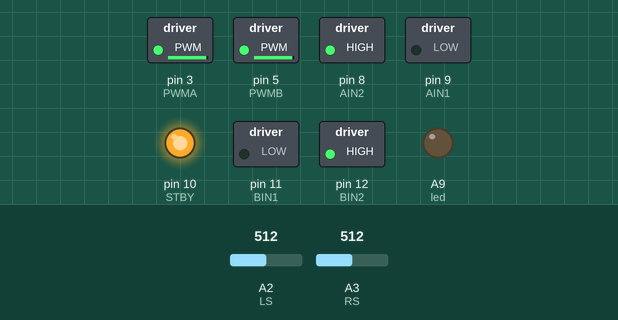
This sketch was run on a simulated Teensy 3. Parts: switched loads named in the sketch (green lamp = pin HIGH), output pins drawn as LEDs (lit = HIGH). Inputs (shaded band) come from the test bench; at power-on: A2 (LS) = 512, A3 (RS) = 512. What the sketch prints to the serial monitor is not drawn.

Above: at 1.2 s.
1.3 s: A2 (LS) set to 921
2.8 s: A2 (LS) set to 937
At 4.0 s:
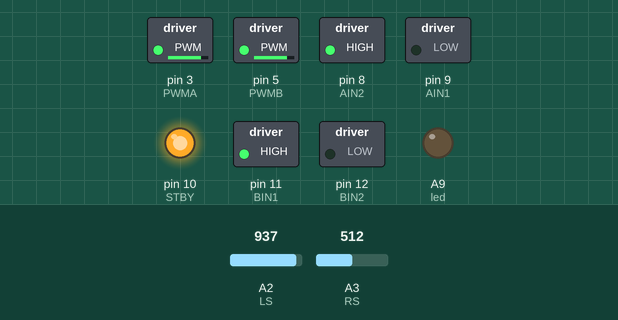
4.3 s: A2 (LS) set to 920
At 5.2 s:
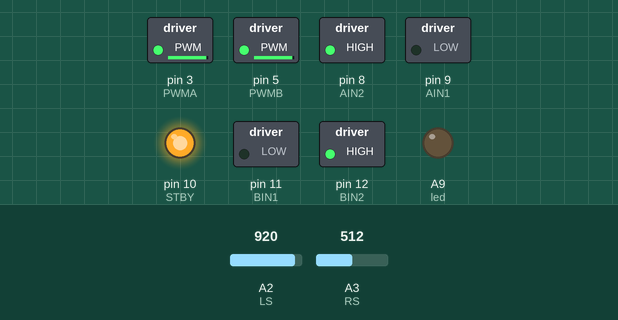
5.8 s: A2 (LS) set to 940
At 6.4 s:
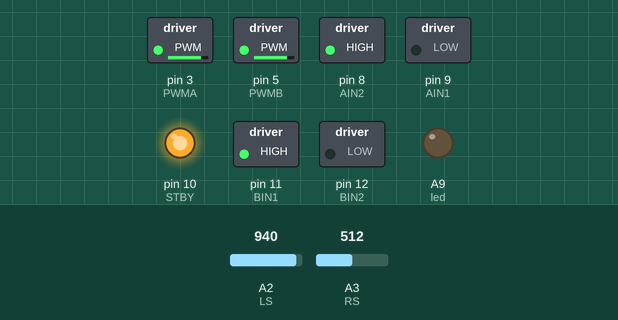
Timing chart, 0 to 8.3 s (numbered marks = the images above; inputs shaded):
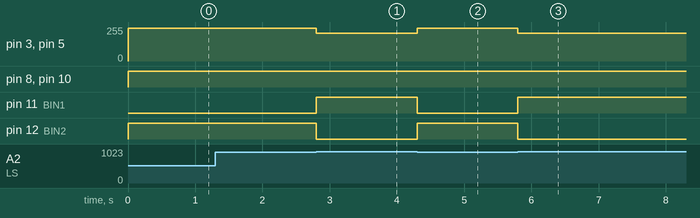

Measured:
- the behaviour switches between 930 and 931 on A2 (LS) (found by bisection; images 0 and 1)
- after the input at 2.8 s, pin 3 (PWMA), pin 5 (PWMB): 244/255 → 209/255 at once; pin 11 (BIN1): LOW → HIGH at once; pin 12 (BIN2): HIGH → LOW at once
- after the input at 4.3 s, pin 3 (PWMA), pin 5 (PWMB): 209/255 → 244/255 at once; pin 11 (BIN1): HIGH → LOW at once; pin 12 (BIN2): LOW → HIGH at once
- after the input at 5.8 s, pin 3 (PWMA), pin 5 (PWMB): 244/255 → 209/255 at once; pin 11 (BIN1): LOW → HIGH at once; pin 12 (BIN2): HIGH → LOW at once

The sketch:

main.ino
```cpp
// #include <RedBot.h>
int STBY = 10; //standby

//Motor A
int PWMA = 3; //Speed control
int AIN1 = 9; //Direction
int AIN2 = 8; //Direction

//Motor B
int PWMB = 5; //Speed control
int BIN1 = 11; //Direction
int BIN2 = 12; //Direction

int led = 23; // LED

//Ultrasonic sensor
int trigPin = 14;
int echoPin = 15;

/* Sensors */
int LS = A2; // left sensor
int RS = A3; // right sensor

// RedBotSensor IRSensor1 = RedBotSensor(A2);
// RedBotSensor IRSensor2 = RedBotSensor(A3);

void setup(){
  Serial.begin(115200);
  pinMode(STBY, OUTPUT);

  pinMode(PWMA, OUTPUT);
  pinMode(AIN1, OUTPUT);
  pinMode(AIN2, OUTPUT);

  pinMode(PWMB, OUTPUT);
  pinMode(BIN1, OUTPUT);
  pinMode(BIN2, OUTPUT);
  pinMode(trigPin, OUTPUT);
  pinMode(echoPin, INPUT);
  pinMode(led, OUTPUT);

  pinMode(LS, INPUT);
  pinMode(RS, INPUT);
}

void loop(){
  //move(1, 255, 1); //motor 1, full speed, left
  //move(2, 255, 1); //motor 2, full speed, left
  // Serial.println(IRSensor1.read());

  //long duration, distance;
  // digitalWrite(trigPin, LOW);  // Added this line
  // delayMicroseconds(2); // Added this line
  // digitalWrite(trigPin, HIGH);
//  delayMicroseconds(1000); - Removed this line
  // delayMicroseconds(10); // Added this line
  // digitalWrite(trigPin, LOW);
  //duration = pulseIn(echoPin, HIGH);
  //distance = (duration/2) / 29.1;

  int lineLeft = analogRead(LS);
  int lineRight = analogRead(RS);
  // goForward(150);
  //if(distance < 20) {
    // digitalWrite(led, HIGH);
    // stop();
    // delay(100);
    // goReverse(100);
    // delay(1000);
    // stop();
  //} else if (distance >= 20){
    // digitalWrite(led, LOW);
    // goForward(150);
  //} else {
  //}
  // Move Forward
  if(lineLeft < 900 && lineRight > 930) {
    turnRight(209, 209);
    Serial.print("Right");
    Serial.print(lineRight);
    Serial.println();
  }
  // Turn right
  else if(lineLeft > 930 && lineRight < 900) {
    Serial.print("Left");
    Serial.print(lineLeft);
    Serial.println();
    Serial.print("Right");
    Serial.print(lineRight);
    Serial.println();
    turnLeft(209, 209);
  }

  // turn left
  else {
    goForward(244);

  }


/*  delay(1000); //go for 1 second
  stop(); //stop
  delay(250); //hold for 250ms until move again

  move(1, 128, 0); //motor 1, half speed, right
  move(2, 128, 0); //motor 2, half speed, right

  delay(1000);
  stop();
  delay(250);*/
}


void move(int motor, int speed, int direction){
//Move specific motor at speed and direction
//motor: 0 for B 1 for A
//speed: 0 is off, and 255 is full speed
//direction: 0 clockwise, 1 counter-clockwise

  digitalWrite(STBY, HIGH); //disable standby

  boolean inPin1 = LOW;
  boolean inPin2 = HIGH;

  if(direction == 1){
    inPin1 = HIGH;
    inPin2 = LOW;
  }

  if(motor == 1){
    digitalWrite(AIN1, inPin1);
    digitalWrite(AIN2, inPin2);
    analogWrite(PWMA, speed);
  }else{
    digitalWrite(BIN1, inPin1);
    digitalWrite(BIN2, inPin2);
    analogWrite(PWMB, speed);
  }
}

void turnLeft(int speed1, int speed2) {
  // move(1, speed, 0);
  move(1, speed1, 0);
  move(2, speed2, 1);
}

void turnRight(int speed1, int speed2) {
  move(1, speed2, 1);
  move(2, speed1, 0);
}

void goForward(int speed) {
  move(1, speed, 0);
  move(2, speed, 0);
}

void goReverse(int speed) {
  move(1, speed, 1);
  move(2, speed, 1);
}

void stop(){
//enable standby
  digitalWrite(STBY, LOW);
}
```
